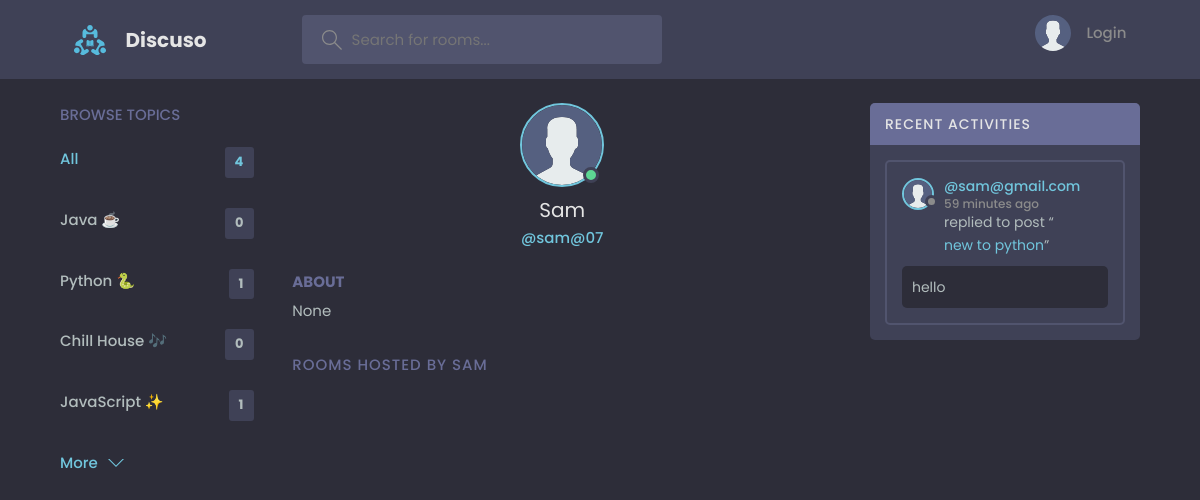
The app's page /profile/2/ with its own data.
### base/models.py (models this page shows, shortened)
class Topic(models.Model):
    name = models.CharField(max_length=200)

class User(AbstractUser):
    name = models.CharField(max_length=200,null=True)
    email = models.EmailField(null=True, unique=True)
    bio = models.TextField(null=True)
    avatar = models.ImageField(default="avatar.svg",null=True,upload_to='images')
    USERNAME_FIELD = 'email'
    REQUIRED_FIELDS = []

class Message(models.Model):
    user =  models.ForeignKey(User,on_delete=models.CASCADE)
    room = models.ForeignKey(Room, on_delete=models.CASCADE)
    body = models.TextField()
    updated = models.DateTimeField(auto_now = True)
    created = models.DateTimeField(auto_now_add=True)
    class Meta:
        ordering = ['-updated','-created']

class Room(models.Model):
    host = models.ForeignKey(User, on_delete=models.SET_NULL,null=True)
    topic = models.ForeignKey(Topic, on_delete=models.SET_NULL,null=True)
    name = models.CharField(max_length=200)  #defined max length for name
    description = models.TextField(null=True, blank=True) #not mandatory field can be blank and null
    participants = models.ManyToManyField(User,related_name='participants', blank=True)
    updated = models.DateTimeField(auto_now=True) #auto update the date and time (Auto now => takes snapshot at time)
    created = models.DateTimeField(auto_now_add=True) #created time is used
    class Meta:
        ordering = ['-updated','-created']
    def __str__(self):
        return self.name

### base/views.py (the view)
# urls.py: path('profile/<str:pk>/',views.userProfile,name='user-profile'),
def userProfile(request,pk):
    user = User.objects.get(id=pk)
    rooms = user.room_set.all()
    room_messages = user.message_set.all()
    topics = Topic.objects.all()
    context = {'user':user, 'rooms':rooms, 'room_messages':room_messages,'topics':topics}
    return render(request, 'base/profile.html',context)

### base/templates/base/profile.html (shortened to what this page needs)
{% extends 'main.html' %}
{% block content %}
<main class="profile-page layout layout--3">
    <div class="container">
      {% include 'base/topic_component.html' %}
      <div class="roomList">
        <div class="profile">
          <div class="profile__avatar">
            <div class="avatar avatar--large active">
              <img src="{{user.avatar.url}}" />
            </div>
          </div>
          <div class="profile__info">
            <h3>{{user.name}}</h3>
            <p>@{{user.username}}</p>
          </div>
          <div class="profile__about">
            <h3>About</h3>
            <p>
              {{user.bio}}
            </p>
          </div>
        </div>
        <div class="roomList__header">
          <div>
            <h2>Rooms Hosted by {{user.name}}</a>
            </h2>
          </div>
        </div>
      </div>
      {% include 'base/activity_component.html' %}
    </div>
  </main>
{% endblock content %}

### templates/main.html (shortened to what this page needs)
<!DOCTYPE html>
{% load static %}
<html lang="en">
  <head>
    <link rel="stylesheet" href="{% static 'styles/style.css' %}" />
  </head>
  <body>
    {% include 'navbar.html' %}
    {% block content %}
    {% endblock %}
  </body>
</html>

### templates/navbar.html (shortened to what this page needs)
{% load static %}
<header class="header header--loggedIn">
    <div class="container">
      <a href="{% url 'home' %}" class="header__logo">
        <img src="{% static 'images/assets/logo.svg' %}" />
        <h1>Discuso</h1>
      </a>
      <form class="header__search" method="GET" action="{% url 'home' %}">
        <label>
          <input name="q" placeholder="Search for rooms..." />
        </label>
      </form>
      <nav class="header__menu">
        {% if request.user.is_authenticated %}
        <div class="header__user">
          <a href="{% url 'user-profile' user.id %}">
            <div class="avatar avatar--medium active">
              <img src="{{request.user.avatar.url}}" />
            </div>
            <p>{{request.user.username}} <span>@{{request.user.username}}</span></p>
          </a>
          <button class="dropdown-button">
            <svg version="1.1" xmlns="http://www.w3.org/2000/svg" width="32" height="32" viewBox="0 0 32 32">
              <title>chevron-down</title>
              <path d="M16 21l-13-13h-3l16 16 16-16h-3l-13 13z"></path>
            </svg>
          </button>
        </div>
        {% else %}
        <a href="{% url 'login' %}">
          <img src="{% static 'images/assets/avatar.svg' %}" />
          <p>Login</p>
        </a>
        {% endif %}
      </nav>
    </div>
  </header>

### base/templates/base/topic_component.html
<div class="topics">
    <div class="topics__header">
      <h2>Browse Topics</h2>
    </div>
    <ul class="topics__list">
      <li>
        <a href="{% url 'home' %}" class="active">All <span>{{topics.count}}</span></a>
      </li>
      {% for topic in topics %}
      <li>
        <a href="/?q={{topic.name}}">{{topic.name}} <span>{{topic.room_set.all.count}}</span></a>
      </li>
      {% endfor %}
    </ul>
    <a class="btn btn--link" href="{% url 'topics' %}">
      More
      <svg version="1.1" xmlns="http://www.w3.org/2000/svg" width="32" height="32" viewBox="0 0 32 32">
        <title>chevron-down</title>
        <path d="M16 21l-13-13h-3l16 16 16-16h-3l-13 13z"></path>
      </svg>
    </a>
</div>

### base/templates/base/activity_component.html (shortened to what this page needs)
        <div class="activities">
            <div class="activities__header">
              <h2>Recent Activities</h2>
            </div>
            {% for message in room_messages %}
            <div class="activities__box">
              <div class="activities__boxHeader roomListRoom__header">
                <a href="{% url 'user-profile' message.user.id %}" class="roomListRoom__author">
                  <div class="avatar avatar--small">
                    <img src="{{message.user.avatar.url}}" />
                  </div>
                  <p>
                    @{{message.user}}
                    <span>{{message.created|timesince}} ago</span>
                  </p>
                </a>
              </div>
              <div class="activities__boxContent">
                <p>replied to post “<a href="{% url 'room' message.room.id %}">{{message.room}}</a>”</p>
                <div class="activities__boxRoomContent">
                  {{message.body}}
                </div>
              </div>
            </div>
            {% endfor %}
          </div>

### records on screen
Topic: name "Java ☕", room_set.all.count "0"
Topic: name "Python 🐍", room_set.all.count "1"
Topic: name "Chill House 🎶", room_set.all.count "0"
Topic: name "JavaScript ✨", room_set.all.count "1"
User: avatar (placeholder picture), name "Sam", username "sam@07", bio "None", name "SAM"
Message: user.avatar (placeholder picture), user "sam@gmail.com", created "59 minutes", room "new to python", body "hello"

### other values on screen
{{ topics.count }} "4"
